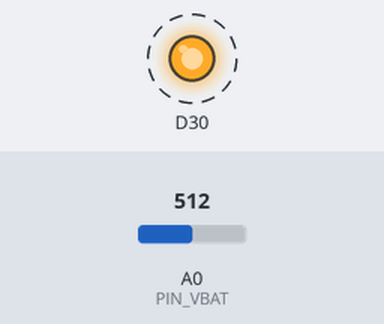
Recording of a program running on a simulated nRF52 board. On the bench: output pins drawn as LEDs (lit = HIGH). Dashed ring = blinking. Inputs (shaded band) come from the test bench; at power-on: A0 (PIN_VBAT) = 512 (analog values on the 0–1023 scale). What the program prints to the serial monitor is not drawn.

Above: at 0.5 s.
Timing chart, 0 to 4.6 s (numbered marks = the images above):
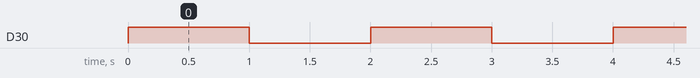

The program:

main.cpp
```cpp
#include "main.h"

/** Battery level in percentage */
uint8_t battLevel = 0;
float battVoltage = 0;


void setup() {
  // put your setup code here, to run once:
  pinMode(LED_GREEN, OUTPUT);
  Serial.begin(115200);
  initReadVBAT();
}

void loop() {
  //digitalToggle(LED_GREEN);
  digitalWrite(LED_GREEN,HIGH);
  delay(1000);
  digitalWrite(LED_GREEN,LOW);
  delay(1000);


  battLevel = readBatt();
  battVoltage = readVBAT();

  Serial.print("Battery level: ");
  Serial.print(battLevel);
  Serial.println("%");
  Serial.print("Battery voltage: ");
  Serial.print(battVoltage);
  Serial.println("mV");
  // put your main code here, to run repeatedly:
}
```

bat.cpp
```cpp
// (licence header left out)
#include "main.h"

/**
 * @brief Returns battery status as value between 0 and 255
 *
 * @return uint8_t battery status
 */
uint8_t lorawanBattLevel(void)
{
	return (uint8_t)(readBatt() * 2.55);
}

/**
 * @brief Read battery voltage from vbat_pin analog input
 *
 * @return float value of converted raw value to compensated mv, taking the
 * resistor-divider into account (providing the actual LIPO voltage)
 */
float readVBAT(void)
{
	float raw;

	// Get the raw 12-bit, 0..3000mV ADC value
	raw = analogRead(PIN_VBAT);

	// Convert the raw value to compensated mv, taking the resistor-
	// divider into account (providing the actual LIPO voltage)
	// ADC range is 0..3000mV and resolution is 12-bit (0..4095)
	return raw * REAL_VBAT_MV_PER_LSB;
}

/**
 * @brief Converts mV to percentage of battery level
 *
 * @param mvolts  voltage in milli volt
 * @return uint8_t battery charge as percent
 */
uint8_t mvToPercent(float mvolts)
{
	if (mvolts < 3300)
		return 0;

	if (mvolts < 3600)
	{
		mvolts -= 3300;
		return mvolts / 30;
	}

	mvolts -= 3600;
	return 10 + (mvolts * 0.15F); // thats mvolts /6.66666666
}

/**
 * @brief Convert battery level into LoRaWan battery level
 * LoRaWan expects the battery level as a value from 0 to 255
 * where 255 equals 100% battery level
 *
 * @param mvolts voltage in milli volt
 * @return uint8_t battery charge as value between 0 and 255
 */
uint8_t mvToLoRaWanBattVal(float mvolts)
{
	if (mvolts < 3300)
		return 0;

	if (mvolts < 3600)
	{
		mvolts -= 3300;
		return mvolts / 30 * 2.55;
	}

	mvolts -= 3600;
	return (10 + (mvolts * 0.15F)) * 2.55;
}

/**
 * @brief  Initialize ADC for reading of
 * battery values and analog sensor values.
 * Reference voltage is set to 3.0V
 * and resolution is set to 12 bit
 * @note   Dummy for boards that cannot read battery level
 * @retval None
 */
void initReadVBAT(void)
{
	// Set the analog reference to 3.0V (default = 3.6V)
	analogReference(AR_INTERNAL_3_0);

	// Set the resolution to 12-bit (0..4095)
	analogReadResolution(12); // Can be 8, 10, 12 or 14

	// Let the ADC settle
	delay(1);

	// Get a single ADC sample and throw it away
	readVBAT();
}

/**
 * @brief  Read battery value from VBAT_PIN and convert it to %.
 * @retval uint8_t percent
 * 			Battery level as percentage
 */
uint8_t readBatt(void)
{
	float vbat_mv = readVBAT();
	return mvToPercent(vbat_mv);
}
```

main.h
```cpp
#include <Arduino.h>

// Battery functions
/** Definition of the Analog input that is connected to the battery voltage divider */
#define PIN_VBAT A0
/** Definition of milliVolt per LSB => 3.0V ADC range and 12-bit ADC resolution = 3000mV/4096 */
#define VBAT_MV_PER_LSB (0.73242188F)
/** Voltage divider value => 1.5M + 1M voltage divider on VBAT = (1.5M / (1M + 1.5M)) */
#define VBAT_DIVIDER (0.4F)
/** Compensation factor for the VBAT divider */
#define VBAT_DIVIDER_COMP (1.73)
/** Fixed calculation of milliVolt from compensation value */
#define REAL_VBAT_MV_PER_LSB (VBAT_DIVIDER_COMP * VBAT_MV_PER_LSB)
void initReadVBAT(void);
uint8_t readBatt(void);
uint8_t lorawanBattLevel(void);
float readVBAT(void);
extern uint8_t battLevel;
```

Measured:
- by itself, D30: alternates HIGH for 1.0 s and LOW for 1.0 s
